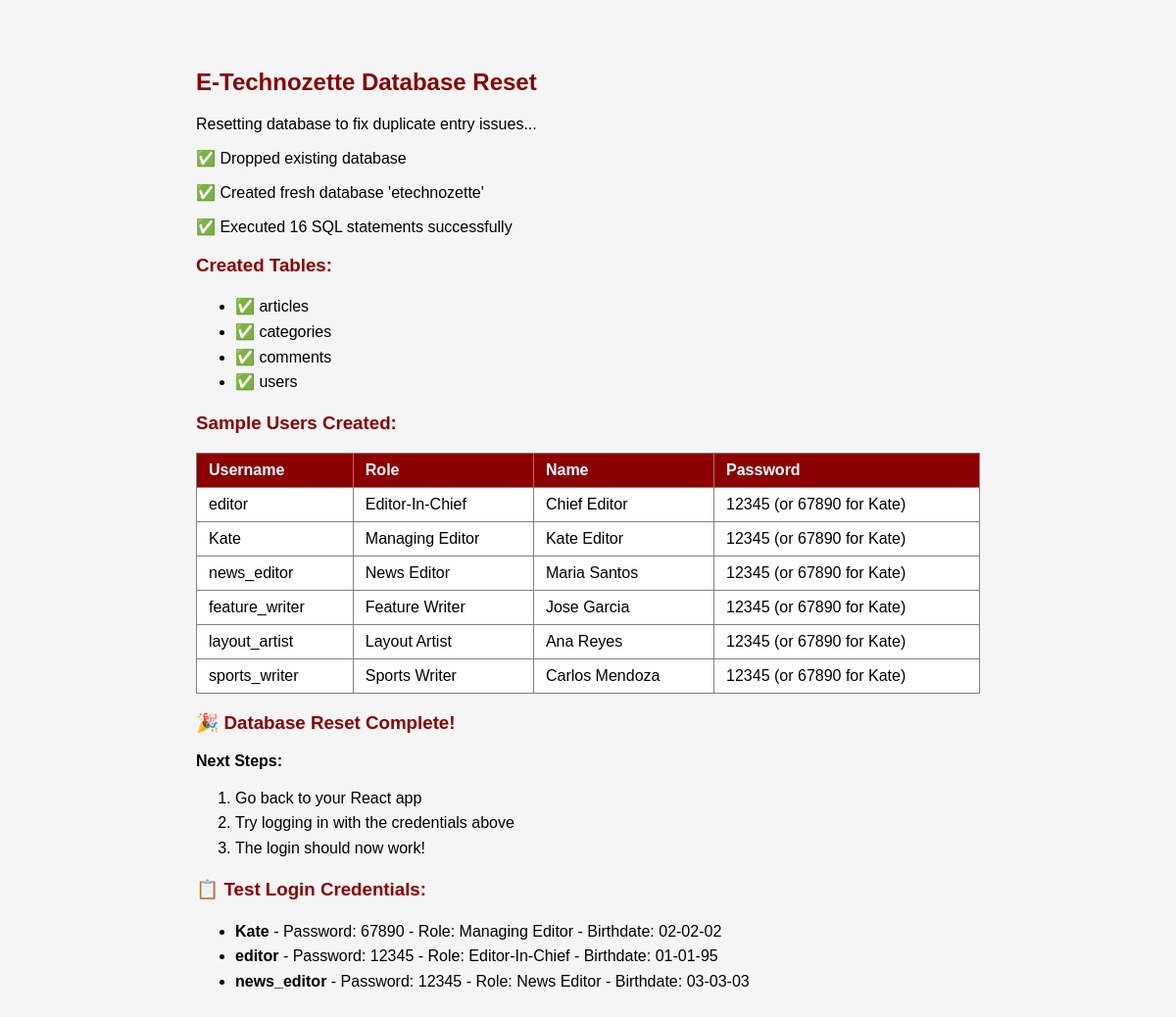
/backend/reset_database.php, run on the app's committed database.
### tables this page shows
CREATE TABLE IF NOT EXISTS users (
    id INT AUTO_INCREMENT PRIMARY KEY,
    username VARCHAR(50) UNIQUE NOT NULL,
    email VARCHAR(100) UNIQUE NOT NULL,
    password VARCHAR(255) NOT NULL,
    role ENUM('Editor-In-Chief', 'Managing Editor', 'Associate Editor - Internal', 'Associate Editor - External', 'Proofreader (Editorial Board)', 'News Editor', 'Editorial Editor', 'Feature Editor', 'Literary Editor', 'Sports Editor', 'Head Layout Artist', 'Head Cartoonist', 'Head Photojournalist', 'News Writer', 'Editorial Writer', 'Feature Writer', 'Literary Writer', 'Sports Writer', 'Layout Artist', 'Cartoonist', 'Photojournalist') NOT NULL,
    birthdate VARCHAR(10) NOT NULL,
    first_name VARCHAR(50) NOT NULL,
    last_name VARCHAR(50) NOT NULL,
    session_token VARCHAR(64) NULL,
    last_login TIMESTAMP NULL,
    created_at TIMESTAMP DEFAULT CURRENT_TIMESTAMP,
    updated_at TIMESTAMP DEFAULT CURRENT_TIMESTAMP ON UPDATE CURRENT_TIMESTAMP
);

### backend/reset_database.php (the view, shortened to what this page needs)
<?php
$host = 'localhost';
$dbname = 'etechnozette';
$username = 'root';
$password = '';
echo "<h2>E-Technozette Database Reset</h2>";
echo "<p>Resetting database to fix duplicate entry issues...</p>";
try {
    echo "<p>✅ Dropped existing database</p>";
    echo "<p>✅ Created fresh database '$dbname'</p>";
    $pdo = new PDO("mysql:host=$host;dbname=$dbname;charset=utf8", $username, $password);
    $pdo->setAttribute(PDO::ATTR_ERRMODE, PDO::ERRMODE_EXCEPTION);
    $sql = file_get_contents('database_setup.sql');
    $statements = explode(';', $sql);
    $successCount = 0;
    $errorCount = 0;
    foreach ($statements as $statement) {
        $statement = trim($statement);
        if (!empty($statement)) {
            try {
                $pdo->exec($statement);
                $successCount++;
            } catch (PDOException $e) {
                $errorCount++;
                echo "<p>⚠️ Warning: " . $e->getMessage() . "</p>";
            }
        }
    }
    echo "<p>✅ Executed $successCount SQL statements successfully</p>";
    $tables = $pdo->query("SHOW TABLES")->fetchAll(PDO::FETCH_COLUMN);
    echo "<h3>Created Tables:</h3><ul>";
    foreach ($tables as $table) {
        echo "<li>✅ $table</li>";
    }
    echo "</ul>";
    $users = $pdo->query("SELECT username, role, first_name, last_name FROM users")->fetchAll(PDO::FETCH_ASSOC);
    echo "<h3>Sample Users Created:</h3><table border='1' style='border-collapse: collapse; margin: 10px 0;'>";
    echo "<tr><th>Username</th><th>Role</th><th>Name</th><th>Password</th></tr>";
    foreach ($users as $user) {
        echo "<tr>";
        echo "<td>{$user['username']}</td>";
        echo "<td>{$user['role']}</td>";
        echo "<td>{$user['first_name']} {$user['last_name']}</td>";
        echo "<td>12345 (or 67890 for Kate)</td>";
        echo "</tr>";
    }
    echo "</table>";
    echo "<h3>🎉 Database Reset Complete!</h3>";
    echo "<p><strong>Next Steps:</strong></p>";
    echo "<ol>";
    echo "<li>Go back to your React app</li>";
    echo "<li>Try logging in with the credentials above</li>";
    echo "<li>The login should now work!</li>";
    echo "</ol>";
    echo "<h3>📋 Test Login Credentials:</h3>";
    echo "<ul>";
    echo "<li><strong>Kate</strong> - Password: 67890 - Role: Managing Editor - Birthdate: 02-02-02</li>";
    echo "<li><strong>editor</strong> - Password: 12345 - Role: Editor-In-Chief - Birthdate: 01-01-95</li>";
    echo "<li><strong>news_editor</strong> - Password: 12345 - Role: News Editor - Birthdate: 03-03-03</li>";
    echo "</ul>";
} catch (PDOException $e) {
    echo "<h3>❌ Error:</h3>";
    echo "<p>Database reset failed: " . $e->getMessage() . "</p>";
    echo "<p><strong>Troubleshooting:</strong></p>";
    echo "<ul>";
    echo "<li>Make sure XAMPP is running</li>";
    echo "<li>Check if MySQL service is started</li>";
    echo "<li>Verify database credentials</li>";
    echo "</ul>";
}
?>

### backend/reset_database.php (style rules this page uses)
h2, h3 { color: #8B0000; }
table { width: 100%; background: white; }
th, td { padding: 8px 12px; text-align: left; }
th { background: #8B0000; color: white; }
ol, ul { line-height: 1.6; }

### data on the page
users: username "editor", role "Editor-In-Chief", first_name "Chief", last_name "Editor"
users: username "Kate", role "Managing Editor", first_name "Kate", last_name "Editor"
users: username "news_editor", role "News Editor", first_name "Maria", last_name "Santos"
users: username "feature_writer", role "Feature Writer", first_name "Jose", last_name "Garcia"
users: username "layout_artist", role "Layout Artist", first_name "Ana", last_name "Reyes"
users: username "sports_writer", role "Sports Writer", first_name "Carlos", last_name "Mendoza"

### other printed values
$dbname "etechnozette"
$successCount "16"
$table "articles"
$table "categories"
$table "comments"
$table "users"
